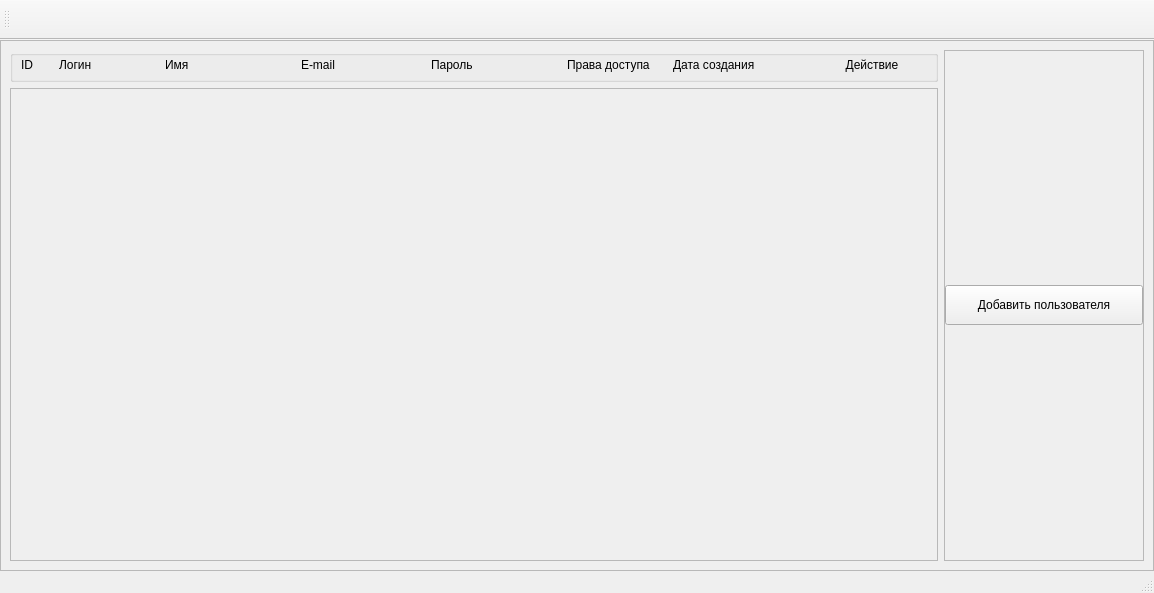
<?xml version="1.0" encoding="UTF-8"?>
<ui version="4.0">
 <class>AdminSystem</class>
 <widget class="QMainWindow" name="AdminSystem">
  <property name="geometry">
   <rect>
    <x>0</x>
    <y>0</y>
    <width>1154</width>
    <height>593</height>
   </rect>
  </property>
  <property name="minimumSize">
   <size>
    <width>1100</width>
    <height>50</height>
   </size>
  </property>
  <property name="windowTitle">
   <string>MainWindow</string>
  </property>
  <property name="styleSheet">
   <string notr="true"/>
  </property>
  <widget class="QWidget" name="centralwidget">
   <layout class="QHBoxLayout" name="horizontalLayout">
    <property name="spacing">
     <number>0</number>
    </property>
    <property name="leftMargin">
     <number>0</number>
    </property>
    <property name="topMargin">
     <number>0</number>
    </property>
    <property name="rightMargin">
     <number>0</number>
    </property>
    <property name="bottomMargin">
     <number>0</number>
    </property>
    <item>
     <widget class="QFrame" name="frame_2">
      <property name="frameShape">
       <enum>QFrame::StyledPanel</enum>
      </property>
      <property name="frameShadow">
       <enum>QFrame::Raised</enum>
      </property>
      <layout class="QHBoxLayout" name="horizontalLayout_3">
       <item>
        <layout class="QVBoxLayout" name="verticalLayout_2">
         <item>
          <widget class="QGroupBox" name="groupBox">
           <property name="maximumSize">
            <size>
             <width>16777215</width>
             <height>32</height>
            </size>
           </property>
           <property name="font">
            <font>
             <stylestrategy>PreferDefault</stylestrategy>
            </font>
           </property>
           <layout class="QHBoxLayout" name="horizontalLayout_2">
            <property name="leftMargin">
             <number>0</number>
            </property>
            <property name="topMargin">
             <number>0</number>
            </property>
            <property name="rightMargin">
             <number>0</number>
            </property>
            <property name="bottomMargin">
             <number>5</number>
            </property>
            <item>
             <widget class="QLabel" name="label">
              <property name="sizePolicy">
               <sizepolicy hsizetype="Expanding" vsizetype="Expanding">
                <horstretch>0</horstretch>
                <verstretch>0</verstretch>
               </sizepolicy>
              </property>
              <property name="minimumSize">
               <size>
                <width>40</width>
                <height>0</height>
               </size>
              </property>
              <property name="maximumSize">
               <size>
                <width>40</width>
                <height>16777215</height>
               </size>
              </property>
              <property name="styleSheet">
               <string notr="true">padding-left: 5px;</string>
              </property>
              <property name="text">
               <string>ID</string>
              </property>
             </widget>
            </item>
            <item>
             <widget class="QLabel" name="label_2">
              <property name="sizePolicy">
               <sizepolicy hsizetype="Expanding" vsizetype="Expanding">
                <horstretch>0</horstretch>
                <verstretch>0</verstretch>
               </sizepolicy>
              </property>
              <property name="minimumSize">
               <size>
                <width>70</width>
                <height>0</height>
               </size>
              </property>
              <property name="maximumSize">
               <size>
                <width>100</width>
                <height>16777215</height>
               </size>
              </property>
              <property name="text">
               <string>Логин</string>
              </property>
             </widget>
            </item>
            <item>
             <widget class="QLabel" name="label_3">
              <property name="sizePolicy">
               <sizepolicy hsizetype="Expanding" vsizetype="Expanding">
                <horstretch>0</horstretch>
                <verstretch>0</verstretch>
               </sizepolicy>
              </property>
              <property name="minimumSize">
               <size>
                <width>130</width>
                <height>0</height>
               </size>
              </property>
              <property name="maximumSize">
               <size>
                <width>200</width>
                <height>16777215</height>
               </size>
              </property>
              <property name="text">
               <string>Имя</string>
              </property>
             </widget>
            </item>
            <item>
             <widget class="QLabel" name="label_4">
              <property name="sizePolicy">
               <sizepolicy hsizetype="Expanding" vsizetype="Expanding">
                <horstretch>0</horstretch>
                <verstretch>0</verstretch>
               </sizepolicy>
              </property>
              <property name="minimumSize">
               <size>
                <width>100</width>
                <height>0</height>
               </size>
              </property>
              <property name="maximumSize">
               <size>
                <width>180</width>
                <height>16777215</height>
               </size>
              </property>
              <property name="text">
               <string>E-mail</string>
              </property>
             </widget>
            </item>
            <item alignment="Qt::AlignLeft">
             <widget class="QLabel" name="label_5">
              <property name="sizePolicy">
               <sizepolicy hsizetype="Expanding" vsizetype="Expanding">
                <horstretch>0</horstretch>
                <verstretch>0</verstretch>
               </sizepolicy>
              </property>
              <property name="minimumSize">
               <size>
                <width>130</width>
                <height>0</height>
               </size>
              </property>
              <property name="text">
               <string>Пароль</string>
              </property>
             </widget>
            </item>
            <item>
             <widget class="QLabel" name="label_6">
              <property name="sizePolicy">
               <sizepolicy hsizetype="Preferred" vsizetype="Expanding">
                <horstretch>0</horstretch>
                <verstretch>0</verstretch>
               </sizepolicy>
              </property>
              <property name="minimumSize">
               <size>
                <width>100</width>
                <height>0</height>
               </size>
              </property>
              <property name="maximumSize">
               <size>
                <width>200</width>
                <height>16777215</height>
               </size>
              </property>
              <property name="text">
               <string>Права доступа</string>
              </property>
             </widget>
            </item>
            <item>
             <widget class="QLabel" name="lbl_date_create">
              <property name="minimumSize">
               <size>
                <width>130</width>
                <height>0</height>
               </size>
              </property>
              <property name="text">
               <string>Дата создания</string>
              </property>
             </widget>
            </item>
            <item>
             <widget class="QLabel" name="label_7">
              <property name="minimumSize">
               <size>
                <width>126</width>
                <height>0</height>
               </size>
              </property>
              <property name="maximumSize">
               <size>
                <width>126</width>
                <height>16777215</height>
               </size>
              </property>
              <property name="text">
               <string>Действие</string>
              </property>
              <property name="alignment">
               <set>Qt::AlignCenter</set>
              </property>
             </widget>
            </item>
           </layout>
          </widget>
         </item>
         <item>
          <widget class="QScrollArea" name="scrollArea">
           <property name="widgetResizable">
            <bool>true</bool>
           </property>
           <widget class="QWidget" name="scrollAreaWidgetContents">
            <property name="geometry">
             <rect>
              <x>0</x>
              <y>0</y>
              <width>924</width>
              <height>471</height>
             </rect>
            </property>
            <layout class="QVBoxLayout" name="verticalLayout">
             <property name="spacing">
              <number>0</number>
             </property>
             <property name="leftMargin">
              <number>0</number>
             </property>
             <property name="topMargin">
              <number>0</number>
             </property>
             <property name="rightMargin">
              <number>0</number>
             </property>
             <property name="bottomMargin">
              <number>0</number>
             </property>
             <item>
              <layout class="QVBoxLayout" name="add_widget_layout">
               <property name="spacing">
                <number>0</number>
               </property>
               <property name="sizeConstraint">
                <enum>QLayout::SetNoConstraint</enum>
               </property>
               <property name="leftMargin">
                <number>0</number>
               </property>
               <property name="topMargin">
                <number>0</number>
               </property>
               <property name="rightMargin">
                <number>0</number>
               </property>
               <property name="bottomMargin">
                <number>0</number>
               </property>
              </layout>
             </item>
             <item>
              <spacer name="verticalSpacer">
               <property name="orientation">
                <enum>Qt::Vertical</enum>
               </property>
               <property name="sizeHint" stdset="0">
                <size>
                 <width>20</width>
                 <height>2000</height>
                </size>
               </property>
              </spacer>
             </item>
            </layout>
           </widget>
          </widget>
         </item>
        </layout>
       </item>
       <item>
        <widget class="QFrame" name="frame">
         <property name="minimumSize">
          <size>
           <width>200</width>
           <height>0</height>
          </size>
         </property>
         <property name="maximumSize">
          <size>
           <width>200</width>
           <height>16777215</height>
          </size>
         </property>
         <property name="frameShape">
          <enum>QFrame::StyledPanel</enum>
         </property>
         <property name="frameShadow">
          <enum>QFrame::Raised</enum>
         </property>
         <layout class="QVBoxLayout" name="verticalLayout_3">
          <property name="leftMargin">
           <number>0</number>
          </property>
          <property name="topMargin">
           <number>0</number>
          </property>
          <property name="rightMargin">
           <number>0</number>
          </property>
          <property name="bottomMargin">
           <number>0</number>
          </property>
          <item>
           <widget class="QPushButton" name="btn_createUser">
            <property name="minimumSize">
             <size>
              <width>0</width>
              <height>40</height>
             </size>
            </property>
            <property name="text">
             <string>Добавить пользователя</string>
            </property>
           </widget>
          </item>
         </layout>
        </widget>
       </item>
      </layout>
     </widget>
    </item>
   </layout>
  </widget>
  <widget class="QStatusBar" name="statusBar"/>
  <widget class="QToolBar" name="toolBar">
   <property name="minimumSize">
    <size>
     <width>0</width>
     <height>40</height>
    </size>
   </property>
   <property name="windowTitle">
    <string>toolBar</string>
   </property>
   <attribute name="toolBarArea">
    <enum>TopToolBarArea</enum>
   </attribute>
   <attribute name="toolBarBreak">
    <bool>false</bool>
   </attribute>
  </widget>
 </widget>
 <resources>
  <include location="../../resurce.qrc"/>
 </resources>
 <connections/>
</ui>
